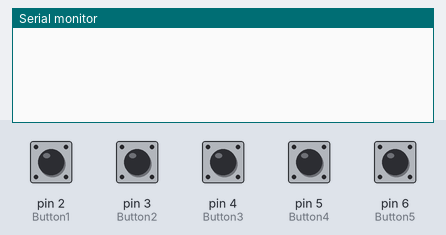
This sketch was run on a simulated Arduino Uno, built with avr-gcc and run on an emulated ATmega328P. On the bench: the last lines printed to the serial monitor. Inputs (shaded band) come from the test bench; at power-on: pin 2 (Button1), pin 3 (Button2), pin 4 (Button3), pin 5 (Button4), pin 6 (Button5) HIGH.

Above: at 1.2 s.
1.3 s: pin 2 (Button1) pulled LOW for 0.15 s
At 2.5 s:
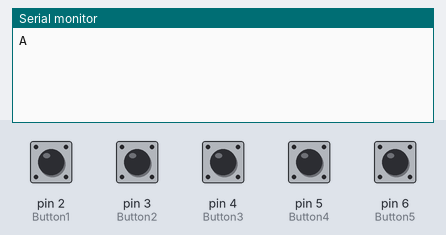
2.9 s: pin 3 (Button2) pulled LOW for 1 s
At 4.0 s:
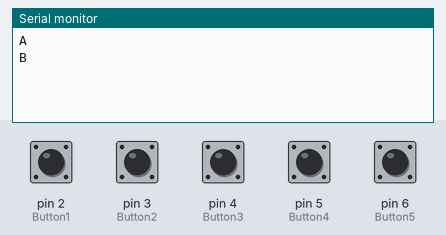
5.4 s: pin 4 (Button3) pulled LOW for 0.15 s
At 6.6 s:
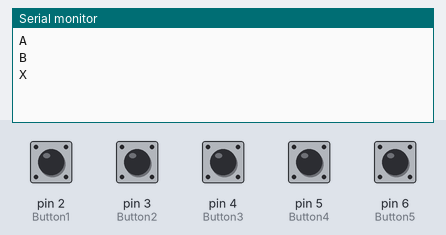
7.0 s: pin 5 (Button4) pulled LOW for 1 s
At 8.4 s:
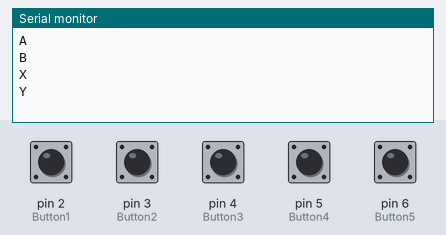
9.5 s: pin 6 (Button5) pulled LOW for 0.15 s
At 10.0 s:
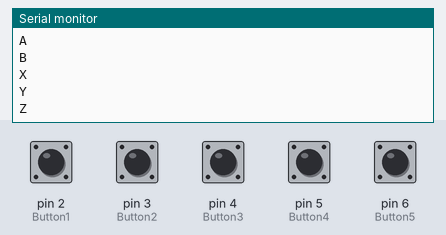

The sketch:

TUPLockerArduino.ino
```cpp
#define Button1 (2)
#define Button2 (3)
#define Button3 (4)
#define Button4 (5)
#define Button5 (6)

// #define Motor (3)

#include <millisDelay.h>
millisDelay Timer1;

#include <Wire.h>
#include <LiquidCrystal_I2C.h>
LiquidCrystal_I2C lcd(0x27,20,4);

void setup() {
    Serial.begin(9600);
    //Buttons
    pinMode(Button1, INPUT_PULLUP);
    pinMode(Button2, INPUT_PULLUP);
    pinMode(Button3, INPUT_PULLUP);
    pinMode(Button4, INPUT_PULLUP);
    pinMode(Button5, INPUT_PULLUP);

    //Relays
    // pinMode(Motor, OUTPUT); digitalWrite(Motor, HIGH);

    // lcd.init();
    // lcd.backlight();
}

char receivedChar;
void loop() {
    if (Serial.available()) {
        receivedChar = Serial.read();
             if (receivedChar == '1') {}
    }
    receivedChar = ' ';

    if (digitalRead(Button1) == 0) {Serial.println("A"); delay(2000);}
    if (digitalRead(Button2) == 0) {Serial.println("B"); delay(2000);}
    if (digitalRead(Button3) == 0) {Serial.println("X"); delay(2000);}
    if (digitalRead(Button4) == 0) {Serial.println("Y"); delay(2000);}
    if (digitalRead(Button5) == 0) {Serial.println("Z"); delay(2000);}
}

void ToggleLH(long delayings, int relayName) {
    digitalWrite(relayName, LOW); delay(delayings);
    digitalWrite(relayName, HIGH);
}

void ToggleHL(long delayings, int relayName) {
    digitalWrite(relayName, HIGH); delay(delayings);
    digitalWrite(relayName, LOW);
}

void RelayLOWwithLimit(int relayName, int MSName) {
    if (digitalRead(MSName) == 1){
        digitalWrite(relayName, LOW); delay(50);
        while(1) {if (digitalRead(MSName) == 0) {break;}}
        digitalWrite(relayName, HIGH);
    }
}

void LCDprint(int x, int y, String z) {
    lcd.setCursor(x,y); lcd.print(z);
}

void LCDClear() {
    LCDprint(0,0,"					");
    LCDprint(0,1,"					");
    LCDprint(0,2,"					");
    LCDprint(0,3,"					");
}
```

Measured:
- after the input at 1.3 s, the serial monitor: prints a new line at once (image 1)
- after the input at 2.9 s, the serial monitor: prints a new line after 0.40 s (image 2)
- after the input at 5.4 s, the serial monitor: prints a new line at once (image 3)
- after the input at 7.0 s, the serial monitor: prints a new line after 0.40 s (image 4)
- after the input at 9.5 s, the serial monitor: prints a new line at once (image 5)
